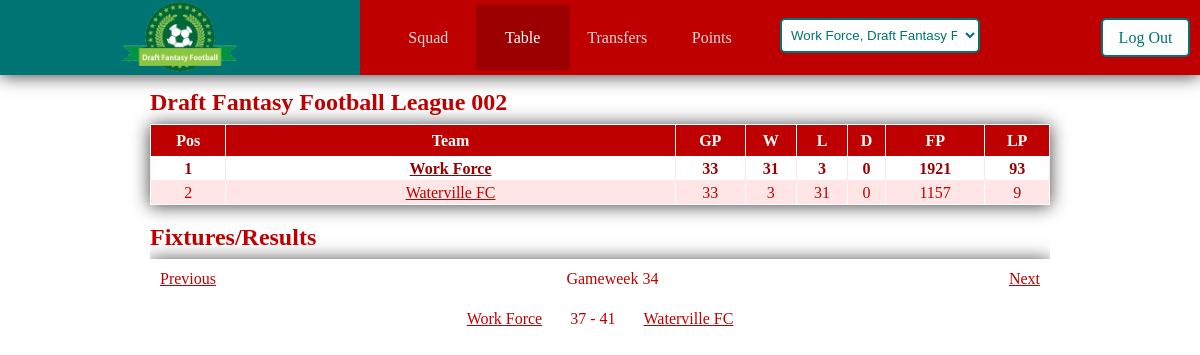
The page /index.php?table=true&squadid=38 (signed in) on the database its author committed.
### tables this page shows
CREATE TABLE IF NOT EXISTS `fantasyleague` (
  `id` int(11) NOT NULL AUTO_INCREMENT,
  `name` varchar(50) NOT NULL,
  `password` varchar(20) NOT NULL,
  `draftDate` date NOT NULL,
  `draftTime` time NOT NULL,
  `draftSelectionTime` int(11) NOT NULL,
  `admin` int(11) NOT NULL,
  `status` int(11) NOT NULL DEFAULT '0',
  PRIMARY KEY (`id`)
);

CREATE TABLE IF NOT EXISTS `managersteam` (
  `id` int(11) NOT NULL AUTO_INCREMENT,
  `manager` int(11) NOT NULL,
  `league` int(11) NOT NULL,
  `name` varchar(50) NOT NULL,
  `jersey` int(11) NOT NULL,
  `colour1` int(11) NOT NULL,
  `colour2` int(11) NOT NULL,
  `w` int(11) NOT NULL,
  `l` int(11) NOT NULL,
  `d` int(11) NOT NULL,
  `totalPoints` int(11) NOT NULL,
  `fantasyPoints` int(11) NOT NULL,
  PRIMARY KEY (`id`)
);

CREATE TABLE IF NOT EXISTS `gameweek` (
  `id` int(11) NOT NULL,
  `startDate` date NOT NULL,
  `endDate` date NOT NULL,
  `status` int(11) NOT NULL DEFAULT '2',
  PRIMARY KEY (`id`)
);

CREATE TABLE IF NOT EXISTS `fantasymatch` (
  `id` int(11) NOT NULL AUTO_INCREMENT,
  `gameweek` int(11) NOT NULL,
  `league` int(11) NOT NULL,
  `team1` int(11) NOT NULL,
  `team2` int(11) NOT NULL,
  `team1score` int(11) NOT NULL,
  `team2score` int(11) NOT NULL,
  `status` int(11) NOT NULL,
  PRIMARY KEY (`id`)
);

### assets/model/database.php (called while the page is built, shortened)
<?php
class database
{
    var $user = "root";
    var $password = "";
    var $host = "127.0.0.1";
    var $database = "draftfantasyfootball";
    var $con;
    public function __construct()
	{
        $this->con = new mysqli ($this->host, $this->user, $this->password, $this->database );
    }
    public function _getSinglePlayerGameweekPoints($playerId, $gameweek)
    {
        $results = mysqli_query ( $this->con, "SELECT player.*, clubteam.fullName AS teamName, SUM(points.total) AS total
                                                FROM player
                                                INNER JOIN points ON points.playerId = player.id
                                                INNER JOIN clubteam ON player.teamId = clubteam.id
                                                WHERE player.id = $playerId
                                                AND points.gameweek = $gameweek;" );
        return $results;
    }
    public function _loadUsersLeagues($id)
    {
        $results = mysqli_query ( $this->con, "SELECT managersteam.*, fantasyleague.name as leagueName, fantasyleague.draftDate as draftDate, fantasyleague.draftTime as draftTime, fantasyleague.draftSelectionTime as draftSelectionTime, fantasyleague.status as status, fantasyleague.id as leagueId, fantasyleague.password as leaguePassword
                                                FROM managersteam
                                                INNER JOIN fantasyleague
                                                    ON managersteam.league = fantasyleague.id
                                                WHERE manager = $id;" );
        return $results;
    }
    public function _loadLeagueTable($id)
    {
        $results = mysqli_query ( $this->con, "SELECT managersteam. * , fantasyleague.name AS leagueName, fantasyleague.status AS
STATUS , fantasyleague.id AS leagueId, COUNT( fantasymatch.status ) AS gamesPlayed
                                                FROM managersteam
                                                INNER JOIN fantasyleague ON managersteam.league = fantasyleague.id
                                                LEFT JOIN fantasymatch ON managersteam.id = fantasymatch.team1 AND fantasymatch.status = 2
                                                OR managersteam.id = fantasymatch.team2 AND fantasymatch.status = 2
                                                WHERE fantasyleague.id = $id
                                                GROUP BY managersteam.id
                                                ORDER BY totalPoints desc, fantasyPoints desc, name;" );
        return $results;
    }
    public function _getGameweek($date)
    {
        $results = mysqli_query ( $this->con, "SELECT *
                                                FROM gameweek
                                                where '$date' between startDate and endDate;" );
        return $results;
    }
    public function _getGWFixtures($id, $gw)
    {
        $results = mysqli_query ( $this->con, "SELECT fantasymatch.*, one.name AS team1name, two.name AS team2name
                                                FROM fantasymatch
                                                Inner JOIN managersteam AS one
                                                    ON fantasymatch.team1 = one.id
                                                Inner JOIN managersteam AS two
                                                    ON fantasymatch.team2 = two.id
                                                where fantasymatch.league = '$id' and fantasymatch.gameweek = '$gw';" );
        return $results;
    }
    public function _getTeamsLeague($teamId)
    {
        $results = mysqli_query ($this->con, "SELECT user.id AS managerid, managersteam.league AS teamleague, managersteam.manager AS teamsmanager, fantasyleague.id AS leagueid, fantasyleague.admin AS leagueadmin
                                                FROM user
                                                INNER JOIN managersteam ON user.id = managersteam.manager
                                                INNER JOIN fantasyleague ON fantasyleague.id = managersteam.league
                                                WHERE managersteam.id = $teamId;");
        return $results;
    }
}
?>

### index.php (called while the page is built, shortened)
<?php
	$controller = new Controller();
	$controller->invoke();
?>

### assets/model/user.php (the view, shortened to what this page needs)
<?php
class user
{
	var $database;
    public function __construct()
	{
        $this->database = new database();
	}
    public function loadUsersLeaguesDropDownOptions()
    {
        $result = $this->database->_loadUsersLeagues($_SESSION['id']);
        $count=mysqli_num_rows($result);
        if($count>0)
        {
            while ($row = $result->fetch_assoc())
            {
                if($row['status'] != 0)
                {
                    if($row['id'] == $_GET['squadid'])
                    {
                    echo '
                        <option value="" selected>'. $row['name'] .', '. $row['leagueName'] .'</option>
                    ';
                    }
                    else
                    {
                    echo '
                        <option value="index.php?squad=true&squadid='. $row['id'].'">'. $row['name'] .', '. $row['leagueName'] .'</option>
                    ';
                    }
                }
            }
        }
    }
}
?>

### assets/model/league.php (shortened to what this page needs)
<?php
class league
{
	var $database;
    public function __construct()
	{
        $this->database = new database();
	}
    public function loadLeagueTable()
    {
        $teamsLeagueResult = $this->database->_getTeamsLeague($_GET['squadid']);
        $teamsLeagueRow = $teamsLeagueResult->fetch_assoc();
        $leagueid = $teamsLeagueRow['leagueid'];
        $result =  $this->database->_loadLeagueTable($leagueid);
        $row = $result->fetch_assoc();
        echo '
            <h2>'. $row['leagueName'] .'</h2>
            <table>
                <tr>
                    <th title="Position">Pos</th>
                    <th title="Team Name" class="teamName">Team</th>
                    <th title="Games Played">GP</th>
                    <th title="Wins">W</th>
                    <th title="Loses">L</th>
                    <th title="Draws">D</th>
                    <th title="Fantasy Points">FP</th>
                    <th title="League Points">LP</th>
                </tr>
        ';
            if($row['manager'] == $_SESSION['id'])
            {
                echo '<tr class="usersTeam">';
            }
            else
            {
                echo '<tr>';
            }
        echo '
                    <td>1</td>
                    <td><a href="index.php?viewsquad='. $row['id'] .'&squadid='. $_GET['squadid'] .'">'. $row['name'] .'</a></td>
                    <td>'. $row['gamesPlayed'] .'</td>
                    <td>'. $row['w'] .'</td>
                    <td>'. $row['l'] .'</td>
                    <td>'. $row['d'] .'</td>
                    <td>'. $row['fantasyPoints'] .'</td>
                    <td>'. $row['totalPoints'] .'</td>
                 </tr>
                ';
            $position = 2;
            while ($row = $result->fetch_assoc())
            {
                if($row['manager'] == $_SESSION['id'])
                {
                    echo '<tr class="usersTeam">';
                }
                else
                {
                    echo '<tr>';
                }
            echo'
                    <td>'. $position .'</td>
                    <td><a href="index.php?viewsquad='. $row['id'] .'&squadid='. $_GET['squadid'] .'">'. $row['name'] .'</a></td>
                    <td>'. $row['gamesPlayed'] .'</td>
                    <td>'. $row['w'] .'</td>
                    <td>'. $row['l'] .'</td>
                    <td>'. $row['d'] .'</td>
                    <td>'. $row['fantasyPoints'] .'</td>
                    <td>'. $row['totalPoints'] .'</td>
                 </tr>
            ';
                $position++;
            }
        echo '
            </table>
        ';
    }
    function getFixtures($date)
    {
        $teamsLeagueResult = $this->database->_getTeamsLeague($_GET['squadid']);
        $teamsLeagueRow = $teamsLeagueResult->fetch_assoc();
        $leagueid = $teamsLeagueRow['leagueid'];
        $result =  $this->database->_getGameweek($date);
        $row = $result->fetch_assoc();
        $gameweek = $row['id'];
        $lastWeek = $row['id'] - 1;
        $nextWeek = $row['id'] + 1;
        echo'
            <div id="fixturesWrapper">
                <div id="gwSelector">';
                if($lastWeek != 0)
                {
                    echo '<p class="gwButtonL" id="'. $lastWeek.'">Previous</p>';
                }
                 echo '<p id="gwNumber">Gameweek '. $gameweek .'</p>';
                if($nextWeek != 39)
                {
                    echo '<p class="gwButtonR" id="'. $nextWeek.'">Next</p>';
                }
        echo'
                    </div>
            <div id="changeFixturesWrapper">
        ';
        $result2 =  $this->database->_getGWFixtures($leagueid, $gameweek);
        $count=mysqli_num_rows($result2);
        if($count<1)
        {
            echo '<p id="noFixturesText">No fixtures</p>';
        }
        else
        {
            while($row2 = $result2->fetch_assoc())
            {
            echo'
                    <div class="fixture">';
                    if($row2['status'] != 0)
                    {
                        $team1TotalPoints = 0; $team2TotalPoints = 0;
                        for($i=1; $i<11; $i++)
                        {
                            if($i == 1)
                            {
                                $goaliePos = "g".$i; $starterPos = "st".$i;
                                $goalie = $this->database->_getSinglePlayerGameweekPoints(${$goaliePos}, $gameweek);
                                $goalieRow = $goalie->fetch_assoc();
                                $starter = $this->database->_getSinglePlayerGameweekPoints(${$starterPos}, $gameweek);
                                $starterRow = $starter->fetch_assoc();
                                $goaliePoints = $goalieRow['total'];
                                $starterPoints = $starterRow['total'];
                                $team1TotalPoints = $team1TotalPoints + $goaliePoints;
                                $team1TotalPoints = $team1TotalPoints + $starterPoints;
                            }
                            else
                            {
                                $starterPos = "st".$i;
                                $starter = $this->database->_getSinglePlayerGameweekPoints(${$starterPos}, $gameweek);
                                $starterRow = $starter->fetch_assoc();
                                $starterPoints = $starterRow['total'];
                                $team1TotalPoints = $team1TotalPoints + $starterPoints;
                            }
                        }
                        for($i=1; $i<11; $i++)
                        {
                            if($i == 1)
                            {
                                $goaliePos = "g".$i; $starterPos = "st".$i;
                                $goalie = $this->database->_getSinglePlayerGameweekPoints(${$goaliePos}, $gameweek);
                                $goalieRow = $goalie->fetch_assoc();
                                $starter = $this->database->_getSinglePlayerGameweekPoints(${$starterPos}, $gameweek);
                                $starterRow = $starter->fetch_assoc();
                                $goaliePoints = $goalieRow['total'];
                                $starterPoints = $starterRow['total'];
                                $team2TotalPoints = $team2TotalPoints + $goaliePoints;
                                $team2TotalPoints = $team2TotalPoints + $starterPoints;
                            }
                            else
                            {
                                $starterPos = "st".$i;
                                $starter = $this->database->_getSinglePlayerGameweekPoints(${$starterPos}, $gameweek);
                                $starterRow = $starter->fetch_assoc();
                                $starterPoints = $starterRow['total'];
                                $team2TotalPoints = $team2TotalPoints + $starterPoints;
                            }
                        }
                        echo'
                            <span class="fixtureText"> <a href="index.php?viewsquad='. $row2['team1'] .'&squadid='. $_GET['squadid'] .'&gameweek='. $gameweek .'">'. $row2['team1name'] .'</a></span> '. $team1TotalPoints .'
                            -
                            '. $team2TotalPoints .' <span class="fixtureText"><a href="index.php?viewsquad='. $row2['team2'] .'&squadid='. $_GET['squadid'] .'&gameweek='. $gameweek .'">'. $row2['team2name'] .'</a></span></div>
                        ';
                    }
                    else
                    {
                        echo'
                            <span class="fixtureText">'. $row2['team1name'] .'</span>
                            <a href="">Vs</a>
                            <span class="fixtureText">'. $row2['team2name'] .'</span></div>
                        ';
                    }
            }
            echo'
                </div>
            ';
        }
    }
}
?>

### rows shown on the page
fantasyleague: name "Draft Fantasy Football League 002"
managersteam: name "Work Force", w "31", l "3", d "0", fantasyPoints "1921", totalPoints "93"
managersteam: name "Waterville FC", gamesPlayed "33", w "3", l "31", d "0", fantasyPoints "1157", totalPoints "9"
gameweek: id "34"
fantasymatch: managersteam.name "Work Force", team1TotalPoints "37", team2TotalPoints "41", managersteam.name "Waterville FC"

### other values the page prints
$row['gamesPlayed'] "33"
form field value "Work Force, Draft Fantasy Football League 002"
